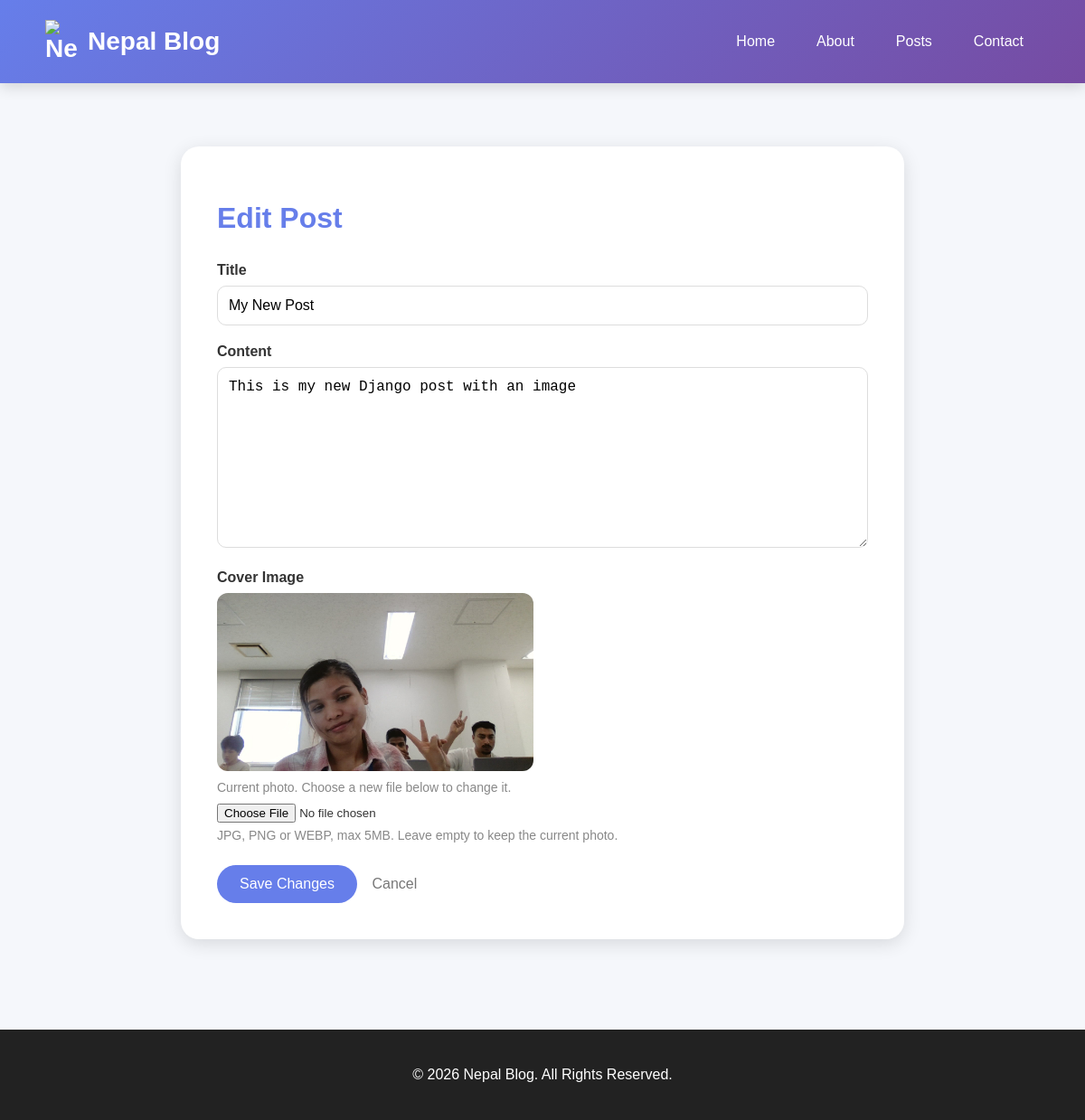
/posts/5/edit/, run on an earlier commit of the app's database.
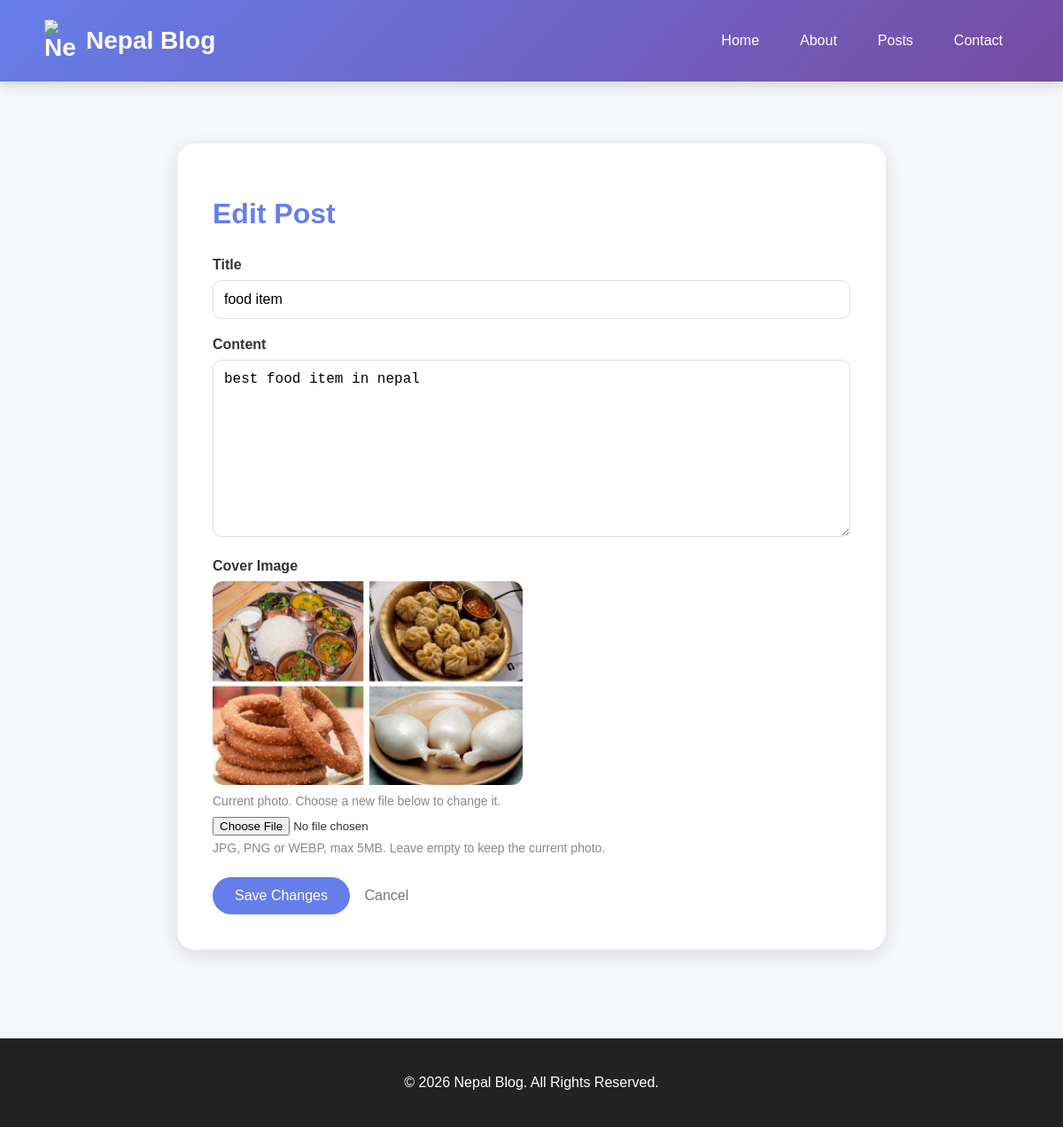
And on a later commit of the database.
### blog/models.py (models this page shows, shortened)
class Post(models.Model):
    title = models.CharField(max_length=200)
    slug = models.SlugField(unique=True, blank=True, null=True)
    content = models.TextField()
    author = models.ForeignKey(
        settings.AUTH_USER_MODEL,
        on_delete=models.CASCADE,
        null=True,
        blank=True,
    )
    cover_image = models.ImageField(
        upload_to="posts/",
        blank=True,
        null=True
    )
    created_at = models.DateTimeField(auto_now_add=True)
    updated_at = models.DateTimeField(auto_now=True)

### blog/views.py (the view)
# urls.py: path("posts/<int:pk>/edit/", views.post_edit, name="post_edit"),
def post_edit(request, pk):
    post = get_object_or_404(Post, pk=pk)
    if request.method == "POST":
        form = PostForm(request.POST, request.FILES, instance=post)
        if form.is_valid():
            form.save()
            return redirect("post_detail", pk=post.pk)
    else:
        form = PostForm(instance=post)
    return render(
        request,
        "blog/post_edit.html",
        {"form": form, "post": post}
    )

### blog/forms.py
class PostForm(forms.ModelForm):
    class Meta:
        model = Post
        fields = ['title', 'content', 'cover_image']

### blog/templates/blog/post_edit.html (shortened to what this page needs)
{% extends "blog/base.html" %}
{% block content %}
<div class="form-box">
    <h1>Edit Post</h1>
    <form method="POST" enctype="multipart/form-data">
        <label>
            Title
        </label>
        <input
            type="text"
            name="title"
            value="{{ post.title }}"
            required
        >
        <label>
            Content
        </label>
        <textarea
            name="content"
            required
        >{{ post.content }}</textarea>
        <label>
            Cover Image
        </label>
        {% if post.cover_image %}
            <img
                src="{{ post.cover_image.url }}"
                alt="{{ post.title }}"
                class="current-photo"
            >
            <div class="hint">Current photo. Choose a new file below to change it.</div>
        {% endif %}
        <input
            type="file"
            name="cover_image"
            accept=".jpg,.jpeg,.png,.webp"
            style="margin-top:10px;"
        >
        <div class="hint">JPG, PNG or WEBP, max 5MB. Leave empty to keep the current photo.</div>
        <button type="submit">
            Save Changes
        </button>
        <a href="{% url 'post_detail' post.pk %}" class="cancel">
            Cancel
        </a>
    </form>
</div>
{% endblock %}

What changed in the data, as far as the page shows it:
changed Post: title "My New Post" → "food item"; content "This is my new Django post with an image" → "best food item in nepal"; cover_image: a different picture
